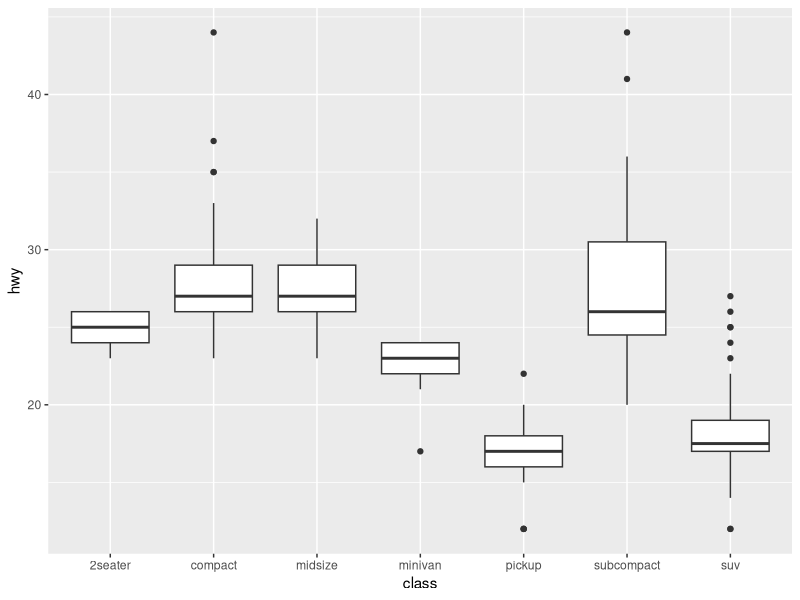
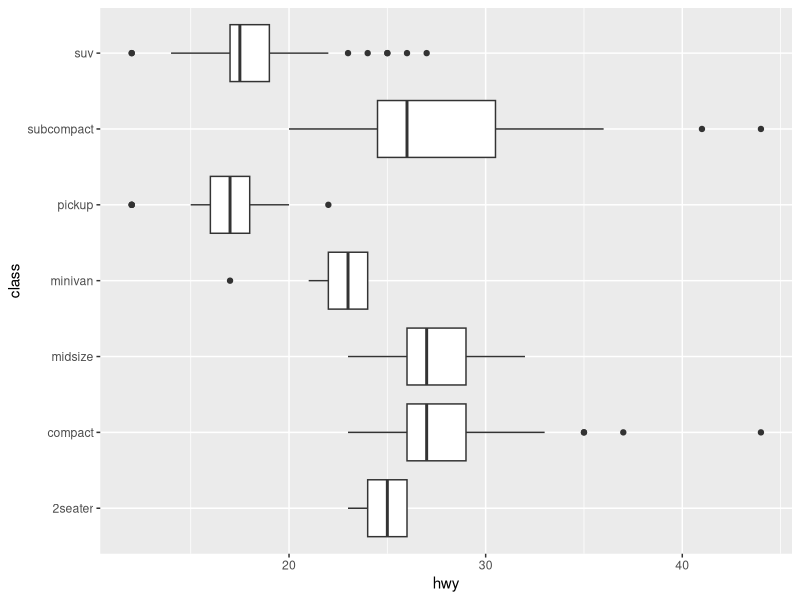
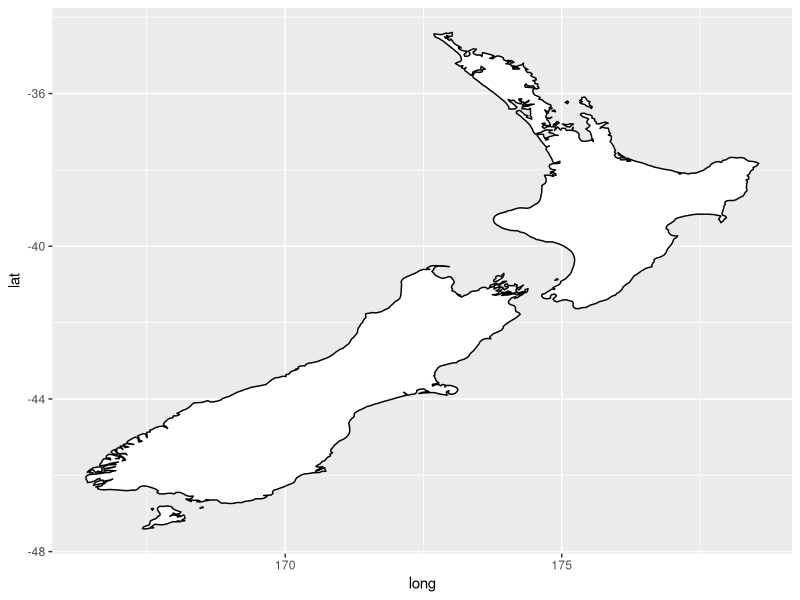
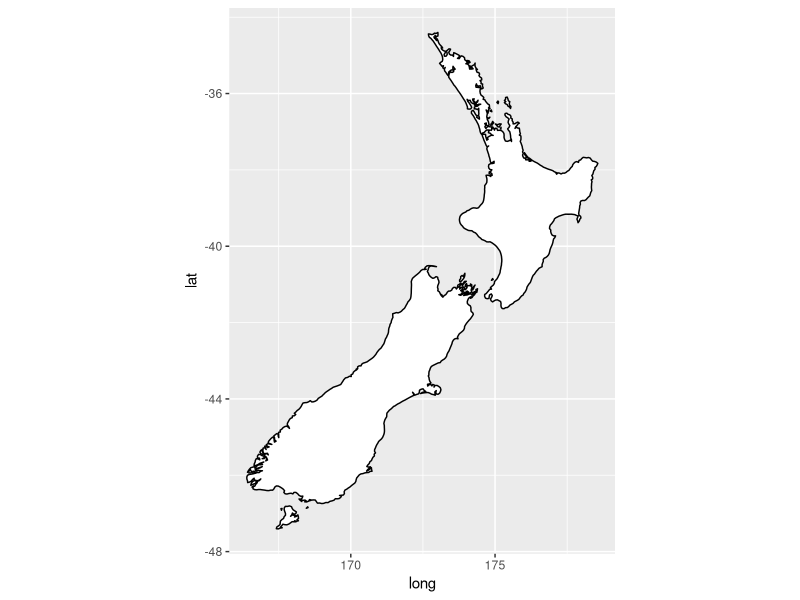
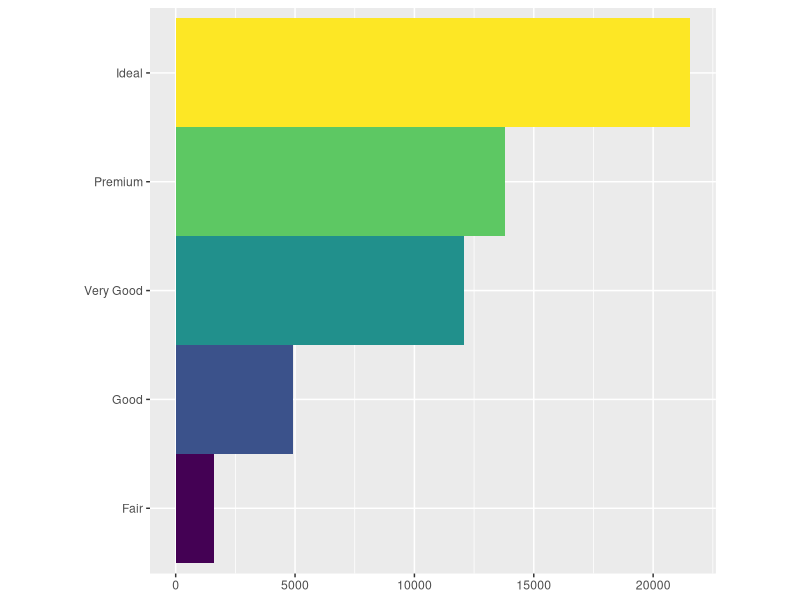
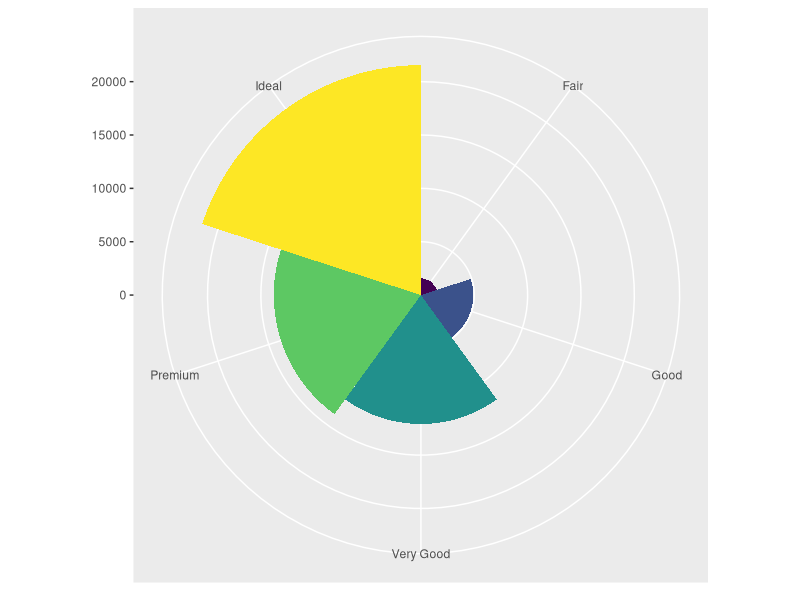

The R source for these figures, in order:
#Sistemas de Coordenadas
library(tidyverse)

ggplot2::mpg


ggplot(data=mpg,mapping=aes(x=class,y=hwy))+geom_boxplot()
#Diagramas de caixas

ggplot(data=mpg,mapping=aes(x=class,y=hwy))+geom_boxplot()+coord_flip()
#Para deixar o boxplot na horizontal



nz<-map_data("nz")
#Para abrir banco de dados

ggplot(nz,aes(long,lat,group=group))+geom_polygon(fill="white",color="black")
#Para gerar mapa

ggplot(nz,aes(long,lat,group=group))+geom_polygon(fill="white",color="black")+coord_quickmap()


bar<-ggplot(data=diamonds)+geom_bar(mapping=aes(x=cut,fill=cut),show.legend=FALSE,width=1)+theme(aspect.ratio=1)+labs(x=NULL,y=NULL)

bar+coord_flip()

bar+coord_polar()                                                                                                                      